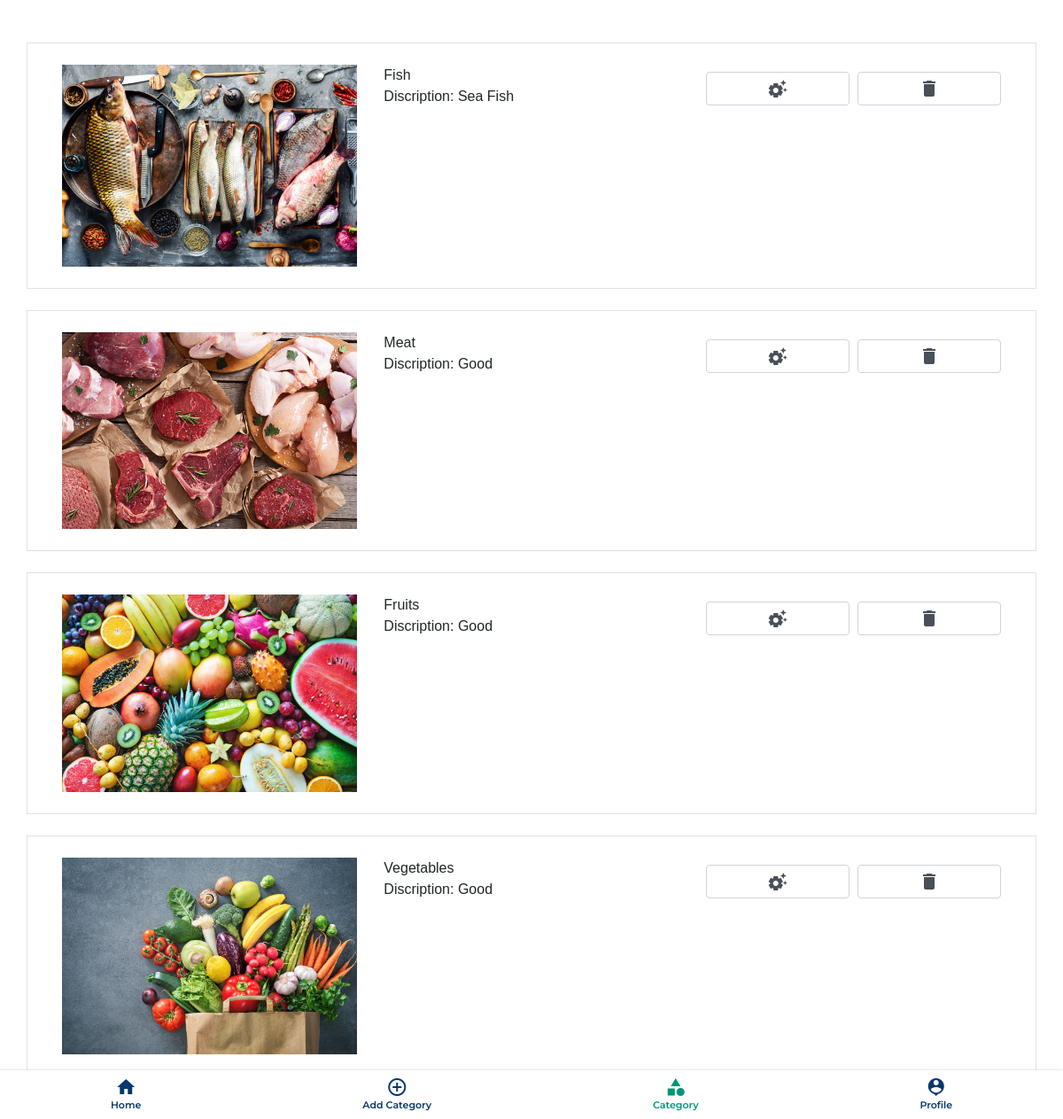
Page /categories/ (signed in) on the committed database.
### arman/models.py (models this page shows, shortened)
class Category(models.Model):
    name = models.CharField(max_length=50)
    description = models.CharField(max_length=200)
    image = models.ImageField(upload_to="images/")

### arman/views.py (the view)
# urls.py: path('categories/', views.category_page, name="category_page"),
def category_page(request):
    if request.user.is_superuser:
        lists = Category.objects.all().order_by('-id')
        return render(request, 'category.html', {'list': lists})
    else:
        return redirect('/')

### arman/templates/category.html (shortened to what this page needs)
{% load static %}
<!DOCTYPE html>
<html lang="en">
<head>
    <link rel="stylesheet" href="{% static 'css/main.css' %}">
    <link rel="stylesheet" href="https://cdn.jsdelivr.net/npm/bootstrap@4.5.3/dist/css/bootstrap.min.css">
</head>
<body>
    <nav class="nav">
        <a href="{% url 'home' %}" class="nav__link ">
            <i class="material-icons nav__icon">home</i>
            <span class="nav__text">Home</span>
        </a>
        <a href="{% url 'add_new_category' %}" class="nav__link ">
            <i class="material-icons nav__icon">add_circle_outline</i>
            <span class="nav__text">Add Category</span>
        </a>
        <a href="#" class="nav__link nav__link--active ">
            <i class="material-icons nav__icon">category</i>
            <span class="nav__text">Category</span>
        </a>
        <a href="{% url 'user_details' %}" class="nav__link">
            <i class="material-icons nav__icon">person_pin</i>
            <span class="nav__text">Profile</span>
        </a>
    </nav>
    <div class="container mt-5 mb-5">
        {% if list %}
        {% for list in list %}
        <div class="row border p-4 mt-4" id="catdiv">
            <div class="col-lg-4 col-md-4 col-sm-6 col-6">
                <img style="width:100%;max-height: 250px;" class="img-fluid" src="{{ list.image.url }}">
            </div>
            <div class="col-lg-4 col-md-4 col-sm-6 col-6">
                <p>{{ list.name }}<br>
                    Discription: {{ list.description }}</p>
            </div>
            <div class="col-lg-4 col-md-4 col-sm-12 col-12" >
                <div class="wrapper d-flex justify-content-between">
                    <a href="upd_category/{{ list.id }}" class="update text-decoration-none form-control mt-2"
                        style="text-align: center;"><span class="material-icons">
                        </span></a>&nbsp;&nbsp;
                    <button type="submit" name="del" class="delete  form-control mt-2"
                        data-id="{{ list.id }}"><span class="material-icons">
                        </span></button>
                </div>
            </div>
        </div>
        {%endfor%}
        {% else %}
        <p class="text-center">No Category</p>
        {% endif %}
    </div>
</body>
</html>

### arman/static/css/main.css (style rules this page uses)
html { scroll-behavior: smooth; }
* { margin: 0; padding: 0; list-style-type: none; box-sizing: border-box; text-decoration: none; scroll-behavior: smooth; }
body { font-family: sans-serif !important; }
.nav { position: fixed; bottom: 0; width: 100%; height: 55px; box-shadow: 0 0 3px rgba(0, 0, 0, 0.2); background-color: #ffffff; display: flex; overflow-x: auto; z-index: 9999999999999; }
.nav__link { font-family: "Montserrat", sans-serif; font-weight: 550; display: flex; flex-direction: column; align-items: center; justify-content: center; flex-grow: 1; min-width: 50px; overflow: hidden; white-space: nowrap; font-size: 11px; color: #05386B; text-decoration: none; -webkit-tap-highlight-color: transparent; transition: background-color 0.1s ease-in-out; }
.nav__link--active { color: #009578; }
.nav__icon { font-size: 18px; }

### rows in the picture
Category: image (picture), name "Fish", description "Sea Fish"
Category: image (picture), name "Meat", description "Good"
Category: image (picture), name "Fruits", description "Good"
Category: image (picture), name "Vegetables", description "Good"
